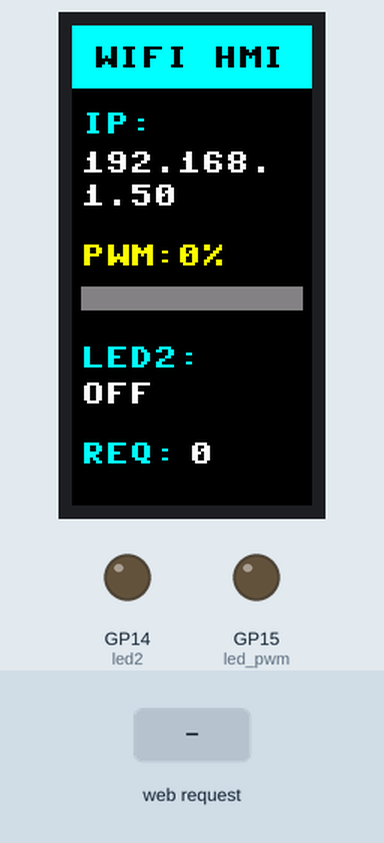
Simulated run of this program. Board: Raspberry Pi Pico running MicroPython. Parts: 80×160 colour display, output pins drawn as LEDs (lit = HIGH). The test bench sets the inputs (shaded band). WiFi joins after 1.5 s; values from a settings file that is not in the repository are placeholders; library files of the repository ran but are not shown: st7735s.py; pins used as bus, display or sensor lines are not drawn; what the program prints to the serial console is not drawn.

Above: at 3.9 s.
4.0 s: HTTP request GET /api/led2/toggle received
At 5.3 s:
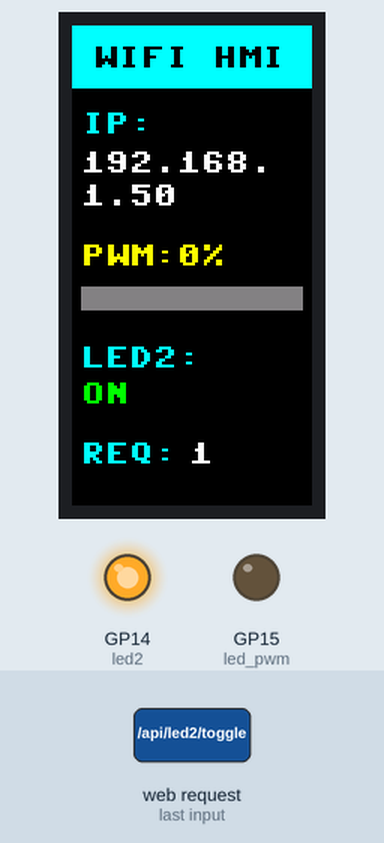
5.6 s: HTTP request GET /favicon.ico received
At 6.5 s:
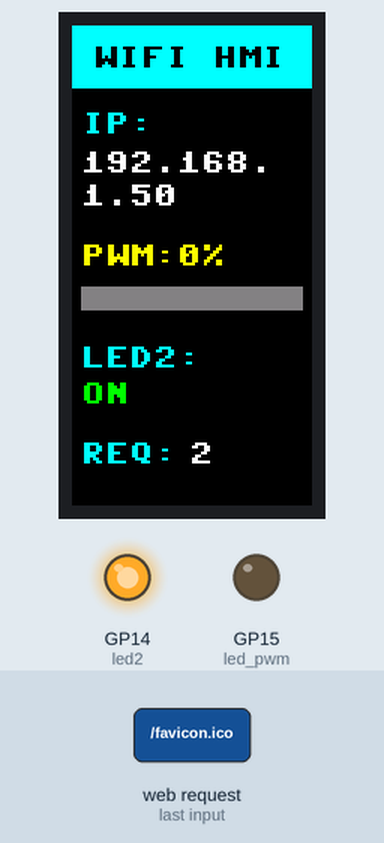
7.2 s: HTTP request GET / received
8.8 s: HTTP request GET /api/status received
At 10.1 s:
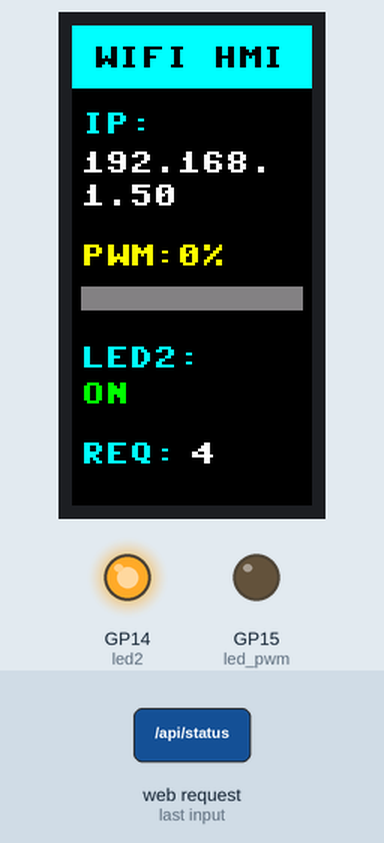
10.4 s: HTTP request GET /api/pwm received
At 11.4 s:
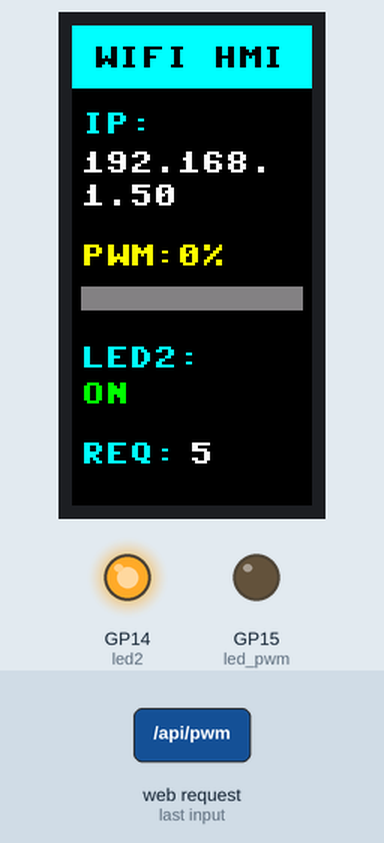
Timing chart, 0 to 13.0 s (numbered marks = the images above; inputs shaded):
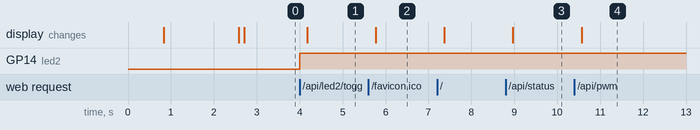

The program:

main.py
```python
# ================================================================
# DO11 - STARTER
# SMART Wi-Fi HMI FINAL - TFT ST7735S
# ================================================================
# NOTA: se sustituyó el ssd1306 por OLED st7735s

import network
import socket
import json

from machine import (
    Pin,
    PWM,
    SPI
)

from time import (
    sleep_ms,
    ticks_ms,
    ticks_diff
)

from secrets import (
    WIFI_SSID,
    WIFI_PASSWORD
)

from st7735s import ST7735S


# ================================================================
# BLOQUE 1 - Wi-Fi
# ================================================================

def get_sta_interface():

    try:
        return network.WLAN(
            network.WLAN.IF_STA
        )

    except AttributeError:
        return network.WLAN(
            network.STA_IF
        )


def connect_wifi(
    ssid,
    password,
    timeout_ms=20000
):

    wlan = get_sta_interface()
    wlan.active(True)


    if wlan.isconnected():
        return wlan


    try:
        wlan.disconnect()
        sleep_ms(200)
    except Exception:
        pass


    print("Conectando a:", ssid)

    wlan.connect(
        ssid,
        password
    )

    start = ticks_ms()


    while not wlan.isconnected():

        if ticks_diff(
            ticks_ms(),
            start
        ) >= timeout_ms:

            raise RuntimeError(
                "Timeout Wi-Fi"
            )

        sleep_ms(250)


    print(
        "Wi-Fi conectado | IP:",
        wlan.ifconfig()[0]
    )

    return wlan


# ================================================================
# BLOQUE 2 - SERVIDOR
# ================================================================

def create_server(port=80):

    addr = socket.getaddrinfo(
        "0.0.0.0",
        port
    )[0][-1]

    server = socket.socket()


    try:
        server.setsockopt(
            socket.SOL_SOCKET,
            socket.SO_REUSEADDR,
            1
        )
    except Exception:
        pass


    server.bind(addr)
    server.listen(2)


    try:
        server.settimeout(1)
    except Exception:
        pass


    return server


# ================================================================
# BLOQUE 3 - HARDWARE
# ================================================================

# LED 1: brillo variable.
led_pwm = PWM(
    Pin(15)
)

led_pwm.freq(1000)


# LED 2: solo ON / OFF.
led2 = Pin(
    14,
    Pin.OUT
)


# TFT ST7735S 80 x 160, interfaz SPI0.
spi = SPI(0, baudrate=16000000, polarity=0, phase=0,
          sck=Pin(18), mosi=Pin(19))

# Si tu pantalla se ve desplazada, prueba x_offset=24, y_offset=0.
tft = ST7735S(spi, cs=Pin(17, Pin.OUT),
              dc=Pin(21, Pin.OUT), rst=Pin(20, Pin.OUT),
              x_offset=26, y_offset=1, bgr=True, invert=True)


# Estado del sistema.
pwm_percent = 0
led2_state = 0
request_count = 0


# ================================================================
# TODO 1 - PWM
# ================================================================

def set_pwm(percent):

    global pwm_percent

    percent = int(percent)
    percent = max(0, min(100, percent))
    duty = percent * 65535 // 100
    led_pwm.duty_u16(duty)
    pwm_percent = percent


# ================================================================
# TODO 2 - LED 2
# ================================================================

def toggle_led2():

    global led2_state

    led2_state = 1 - led2_state
    led2.value(led2_state)


# ================================================================
# ================================================================
# PANTALLA TFT ST7735S - 80 x 160
# ================================================================

def show_oled(ip):
    """Actualiza la TFT con IP, PWM, LED2 y numero de requests."""
    NEGRO = 0x0000
    BLANCO = 0xFFFF
    CYAN = 0x07FF
    VERDE = 0x07E0
    AMARILLO = 0xFFE0
    GRIS = 0x8410

    tft.fill(NEGRO)
    tft.fill_rect(0, 0, 80, 21, CYAN)
    tft.text("WIFI HMI", 7, 7, NEGRO)

    tft.text("IP:", 3, 29, CYAN)
    # Una direccion IPv4 puede requerir dos lineas a 80 px de ancho.
    ip_parts = str(ip).split(".")
    if len(ip_parts) == 4:
        tft.text("{}.{}.".format(ip_parts[0], ip_parts[1]), 3, 42, BLANCO)
        tft.text("{}.{}".format(ip_parts[2], ip_parts[3]), 3, 53, BLANCO)
    else:
        tft.text(str(ip)[:9], 3, 42, BLANCO)
        tft.text(str(ip)[9:18], 3, 53, BLANCO)

    tft.text("PWM:{}%".format(pwm_percent), 3, 73, AMARILLO)
    tft.fill_rect(3, 87, 74, 8, GRIS)
    if pwm_percent:
        tft.fill_rect(3, 87, 74 * pwm_percent // 100, 8, VERDE)

    tft.text("LED2:", 3, 107, CYAN)
    tft.text("ON" if led2_state else "OFF", 3, 119,
             VERDE if led2_state else BLANCO)
    tft.text("REQ:", 3, 139, CYAN)
    tft.text(str(request_count), 39, 139, BLANCO)
    tft.show()


# ================================================================
# BLOQUE 4 - ESTADO JSON
# ================================================================

def status_dict(ip):

    return {
        "ip": ip,
        "pwm": pwm_percent,
        "led2": led2_state,
        "requests": request_count,
    }


# ================================================================
# BLOQUE 5 - HTML
# ================================================================

HTML_TEMPLATE = """<!doctype html>
<html>
<head>
<meta name='viewport' content='width=device-width,initial-scale=1'>
<title>Pico Smart HMI</title>

<style>
body {
    font-family: Arial, sans-serif;
    background: #08131f;
    color: #eef7ff;
    margin: 0;
    padding: 18px;
}

.card {
    max-width: 620px;
    margin: auto;
    background: #13263a;
    padding: 24px;
    border-radius: 18px;
}

h1 {
    margin-top: 0;
    color: #62e6f0;
}

.panel {
    background: #0d1d2d;
    padding: 16px;
    margin: 14px 0;
    border-radius: 14px;
}

input[type=range] {
    width: 100%;
}

button {
    padding: 12px 18px;
    border: 0;
    border-radius: 10px;
    background: #1b9aaa;
    color: white;
    font-weight: bold;
    cursor: pointer;
}

.dot {
    display: inline-block;
    width: 14px;
    height: 14px;
    border-radius: 50%;
    background: #666;
}

code {
    color: #8be9fd;
}
</style>
</head>

<body>
<div class='card'>

<h1>Pico Smart HMI</h1>

<p>
IP:
<code>__IP__</code>
</p>


<div class='panel'>

<h3>LED PWM - GP15</h3>

<p>
Valor:
<b id='pwmValue'>__PWM__%</b>
</p>

<input
    id='pwmSlider'
    type='range'
    min='0'
    max='100'
    value='__PWM__'
    oninput='previewPWM(this.value)'
    onchange='applyPWM(this.value)'
>

</div>


<div class='panel'>

<h3>LED 2 - GP14</h3>

<p>
<span
    id='led2Dot'
    class='dot'>
</span>

Estado:
<b id='led2State'>__LED2_TEXT__</b>
</p>

<button onclick='toggleLed2()'>
TOGGLE LED 2
</button>

</div>


<div class='panel'>

<p>
Requests:
<b id='requestValue'>__REQ__</b>
</p>

<button onclick='refreshStatus()'>
REFRESH STATUS
</button>

</div>


<script>

function previewPWM(value) {

    document.getElementById(
        'pwmValue'
    ).textContent = value + '%';
}


function updateStatus(data) {

    document.getElementById(
        'pwmSlider'
    ).value = data.pwm;

    document.getElementById(
        'pwmValue'
    ).textContent = data.pwm + '%';

    document.getElementById(
        'led2State'
    ).textContent = (
        data.led2 ? 'ON' : 'OFF'
    );

    document.getElementById(
        'led2Dot'
    ).style.background = (
        data.led2 ? '#43e97b' : '#666'
    );

    document.getElementById(
        'requestValue'
    ).textContent = data.requests;
}


function applyPWM(value) {

    fetch(
        '/api/pwm?value=' + value,
        {cache:'no-store'}
    )
    .then(function(response) {
        return response.json();
    })
    .then(updateStatus);
}


function toggleLed2() {

    fetch(
        '/api/led2/toggle',
        {cache:'no-store'}
    )
    .then(function(response) {
        return response.json();
    })
    .then(updateStatus);
}


function refreshStatus() {

    fetch(
        '/api/status',
        {cache:'no-store'}
    )
    .then(function(response) {
        return response.json();
    })
    .then(updateStatus);
}

refreshStatus();

</script>

</div>
</body>
</html>
"""


def html_page(ip):

    # Sustituimos únicamente valores iniciales.
    # El JavaScript actualizará el resto sin recargar.
    page = HTML_TEMPLATE

    page = page.replace(
        "__IP__",
        ip
    )

    page = page.replace(
        "__PWM__",
        str(pwm_percent)
    )

    page = page.replace(
        "__REQ__",
        str(request_count)
    )

    page = page.replace(
        "__LED2_TEXT__",
        "ON" if led2_state else "OFF"
    )

    return page


# ================================================================
# FUNCIÓN AUXILIAR - QUERY STRING
# ================================================================

def split_target(target):
    """
    Convierte:
      /api/pwm?value=73

    en:
      path   = /api/pwm
      params = {"value": "73"}
    """

    if "?" in target:

        path, query = target.split(
            "?",
            1
        )

    else:

        path = target
        query = ""


    params = {}


    for item in query.split("&"):

        if "=" not in item:
            continue

        key, value = item.split(
            "=",
            1
        )

        params[key] = value


    return path, params


# ================================================================
# TODO 4 - ROUTER
# ================================================================

def route(target, ip):

    path, params = split_target(
        target
    )


    if path == "/favicon.ico":
        return "204 No Content", "text/plain", ""

    if path == "/":
        return "200 OK", "text/html; charset=utf-8", html_page(ip)

    if path == "/api/status":
        return "200 OK", "application/json", json.dumps(status_dict(ip))

    if path == "/api/pwm":
        value = params.get("value", "")
        # Aceptar exclusivamente enteros decimales de 0 a 100.
        if not value.isdigit() or not 0 <= int(value) <= 100:
            return ("400 Bad Request", "application/json",
                    json.dumps({"error": "PWM debe ser entero entre 0 y 100"}))
        set_pwm(int(value))
        return "200 OK", "application/json", json.dumps(status_dict(ip))

    if path == "/api/led2/toggle":
        toggle_led2()
        return "200 OK", "application/json", json.dumps(status_dict(ip))

    return "404 Not Found", "text/plain", "Ruta no encontrada"


# ================================================================
# BLOQUE 6 - RESPUESTA HTTP
# ================================================================

def send_response(
    client,
    status,
    content_type,
    body
):

    if isinstance(body, str):
        body = body.encode()


    header = (
        "HTTP/1.1 {}\r\n"
        "Content-Type: {}\r\n"
        "Content-Length: {}\r\n"
        "Connection: close\r\n"
        "Cache-Control: no-store\r\n"
        "\r\n"
    ).format(
        status,
        content_type,
        len(body)
    )


    client.write(
        header.encode()
    )

    if body:
        client.write(body)


# ================================================================
# BLOQUE 7 - ARRANQUE
# ================================================================

wlan = connect_wifi(
    WIFI_SSID,
    WIFI_PASSWORD
)

ip = wlan.ifconfig()[0]


# Estado inicial.
led2.off()

set_pwm(0)
show_oled(ip)


server = create_server(80)


print()
print("====================================")
print(" DO11 - SMART Wi-Fi HMI")
print("====================================")
print("Abre:")
print(
    "http://{}/".format(ip)
)
print()


last_wait = ticks_ms()


# ================================================================
# BLOQUE 8 - LOOP HTTP
# ================================================================

while True:

    client = None

    try:

        client, remote = server.accept()

        raw = client.recv(2048)

        if not raw:
            continue


        first_line = raw.split(
            b"\r\n",
            1
        )[0].decode()


        parts = first_line.split(" ")

        target = (
            parts[1]
            if len(parts) >= 2
            else "/"
        )


        request_count += 1


        status, content_type, body = route(
            target,
            ip
        )


        send_response(
            client,
            status,
            content_type,
            body
        )


        show_oled(ip)


        print(
            "{} -> {} -> {}"
            .format(
                remote,
                target,
                status
            )
        )


    except OSError:

        if ticks_diff(
            ticks_ms(),
            last_wait
        ) >= 5000:

            print(
                "Servidor vivo: "
                "http://{}/".format(ip)
            )

            last_wait = ticks_ms()


    except Exception as exc:

        print(
            "SERVER ERROR:",
            exc
        )


    finally:

        if client:

            try:
                client.close()
            except Exception:
                pass
```

Measured:
- after the input at 4.0 s, GP14 (led2): LOW → HIGH at once; the display: changes after 0.17 s (image 1)
- after the input at 5.6 s, the display: changes after 0.17 s (image 2)
- after the input at 8.8 s, the display: changes after 0.17 s (image 3)
- after the input at 10.4 s, the display: changes after 0.17 s (image 4)
